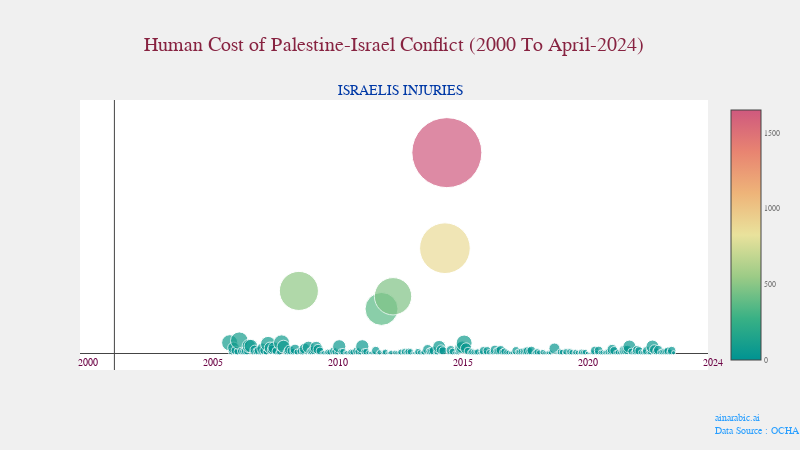

The notebook cell saved with this chart:
### Markdown cell above
### **PXScatter Chart**

### Code cell
data=csv_df.to_dict(orient="records")
scatter_plot = Scatter(df=data,var = csv_features[3])
scatter_plot.show()

### Figure 1 — Plotly figure (JSON) as saved in the notebook; plotly's stock layout.template omitted (floating-point values rounded to 4 significant figures; data arrays with more than 128 entries replaced by an {"elided": "..."} marker saying what was removed)
{"data": [{"hoverinfo": "text", "hovertext": {"elided": "292 str values"}, "marker": {"color": {"elided": "292 int values"}, "colorbar": {"tickfont": {"color": "#777", "size": 8}, "title": {"font": {"color": "#414A4C", "size": 12}, "text": ""}}, "colorscale": [[0, "rgb(0, 147, 146)"], [0.1667, "rgb(57, 177, 133)"], [0.3333, "rgb(156, 203, 134)"], [0.5, "rgb(233, 226, 156)"], [0.6667, "rgb(238, 180, 121)"], [0.8333, "rgb(232, 132, 113)"], [1, "rgb(207, 89, 126)"]], "showscale": true, "size": {"elided": "292 int values"}, "sizemode": "area", "sizeref": 0.6735}, "mode": "markers", "type": "scatter", "x": {"elided": "292 int values"}, "y": {"elided": "292 int values"}}], "layout": {"annotations": [{"align": "left", "font": {"color": "#279EFF", "size": 10}, "showarrow": false, "text": "ainarabic.ai<br>Data Source : OCHA", "x": 1.15, "xref": "paper", "y": -0.25, "yref": "paper"}, {"align": "center", "font": {"color": "#872341", "family": "bold", "size": 20}, "showarrow": false, "text": "Human Cost of Palestine-Israel Conflict (2000 To April-2024)", "x": 0.5, "xref": "paper", "y": 1.25, "yref": "paper"}, {"align": "center", "font": {"color": "#6C0345", "family": "bold", "size": 10}, "showarrow": false, "text": "                         2000                                   2005                                   2010                                   2015                                   2020                                   2024", "x": 0.45, "xref": "paper", "y": 0, "yref": "paper"}], "height": 450, "title": {"font": {"color": "#0039A6", "size": 14}, "text": "ISRAELIS INJURIES", "x": 0.5, "y": 0.81}, "width": 800, "xaxis": {"showgrid": false, "showticklabels": false}, "yaxis": {"showgrid": false, "showticklabels": false}}}
